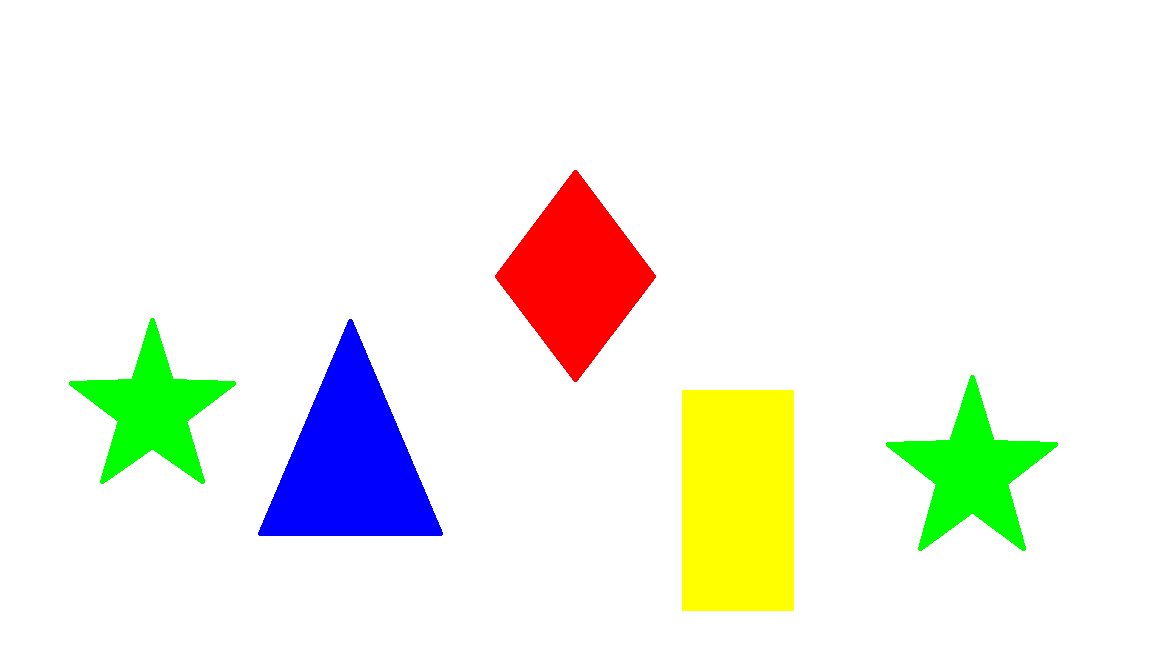
//> input picture HW1/homework_1_original.bmp, 1152 x 648 px
$ ./HW1   (built with g++ and OpenCV 4)
//> lines starting //> are read from the running program, lines starting //| are printed output that depends on the picture; after the words box and inside, x2 and y2 are one past the last pixel; in counts of white or black regions, pixels touching at a corner belong together
#include <iostream>
#include <opencv2/opencv.hpp>
#include <cstdio>


using namespace std;
using namespace cv;

int main(int argc, char** argv){
	Mat image = imread("homework_1_original.bmp", IMREAD_COLOR);
//> image is the input picture: 648 rows x 1152 cols, CV_8UC3; mean B, G, R 233.2, 242, 240.5
			Mat new_image = image.clone();
			Mat cut_image;

			int Row = image.rows;
//> Row = 648
			int Col = image.cols;
//> Col = 1152
			int newRow = 0;
			int newCol = 0;
			int temp1 = 0;
			int b = 0;


			Mat_<Vec3b>::iterator Begin = image.begin<Vec3b>();
			Mat_<Vec3b>::iterator End = image.end<Vec3b>();
			Mat_<Vec3b>::iterator New = new_image.begin<Vec3b>();

			while(Begin != End){
				if((*Begin)[0] == 0 &&  (*Begin)[1] == 0 && (*Begin)[2] == 255){
					(*New)[0] = 200;
					(*New)[1] = 200;
					(*New)[2] = 0;
				}

				if((*Begin)[0] == 255 &&  (*Begin)[1] == 0 && (*Begin)[2] == 0){
					(*New)[0] = 128;
					(*New)[1] = 0;
					(*New)[2] = 128;
				}

				if((*Begin)[0] == 0 &&  (*Begin)[1] == 255 && (*Begin)[2] == 0){
					newRow = temp1 / Col;
					newCol = temp1 - (newRow * Col);
					b = newRow - 300;

					new_image.at<Vec3b>(b, newCol)[0] = image.at<Vec3b>(newRow, newCol)[0];
					new_image.at<Vec3b>(b, newCol)[0] = image.at<Vec3b>(newRow, newCol)[0];
					new_image.at<Vec3b>(b, newCol)[0] = image.at<Vec3b>(newRow, newCol)[0];
					new_image.at<Vec3b>(newRow, newCol) = {255,255,255};
				}

				if((*Begin)[0] == 0 &&  (*Begin)[1] == 255 && (*Begin)[2] == 255){

					newCol = temp1 - (newRow * Col);
				}

				++temp1;
				++Begin;
				++New;
			}
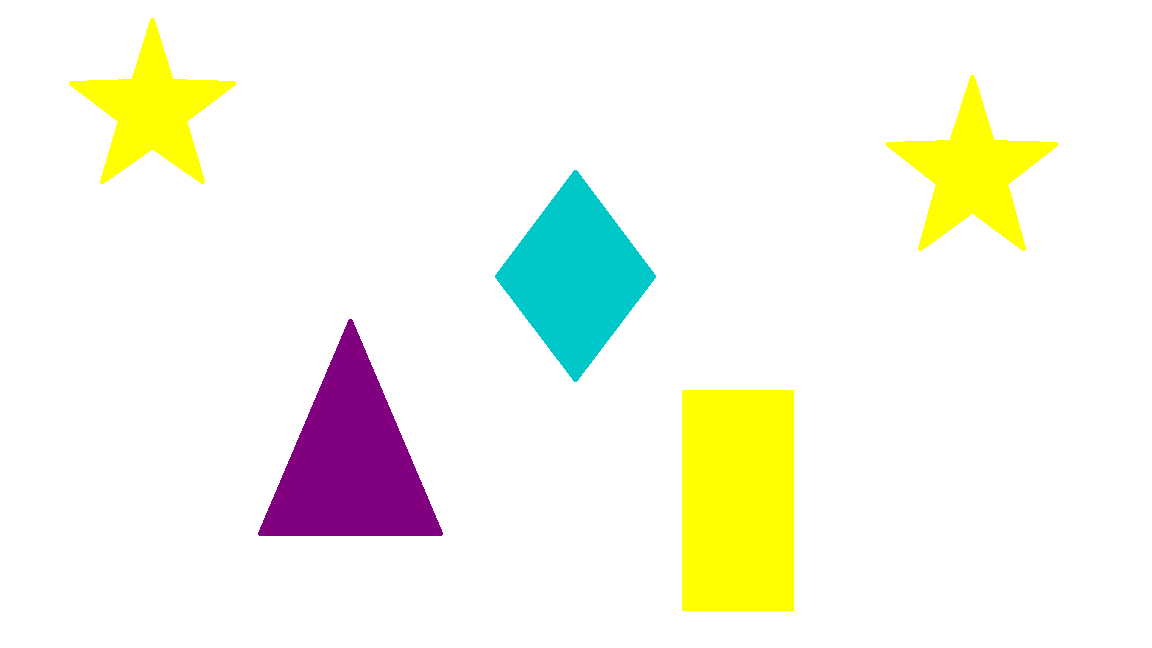
//> new_image: 648 rows x 1152 cols, CV_8UC3; 10.92% of pixels changed, all inside (x1, y1, x2, y2) = (69, 18, 1058, 551)
//> after the loop, temp1 = 746496

			cut_image = image(Rect(682, 390, 111, 220));
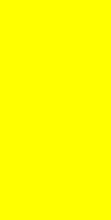
//> cut_image: 220 rows x 111 cols, CV_8UC3; mean B, G, R 0, 255, 255

			imshow("Original Image", image);
			imshow("New Image", new_image);
			imshow("Cut off Image", cut_image);

			imwrite("hw1_change_image.jpg", new_image);
			imwrite("hw1_roi_image.jpg", cut_image);


			waitKey(0);

			return 0;
}
